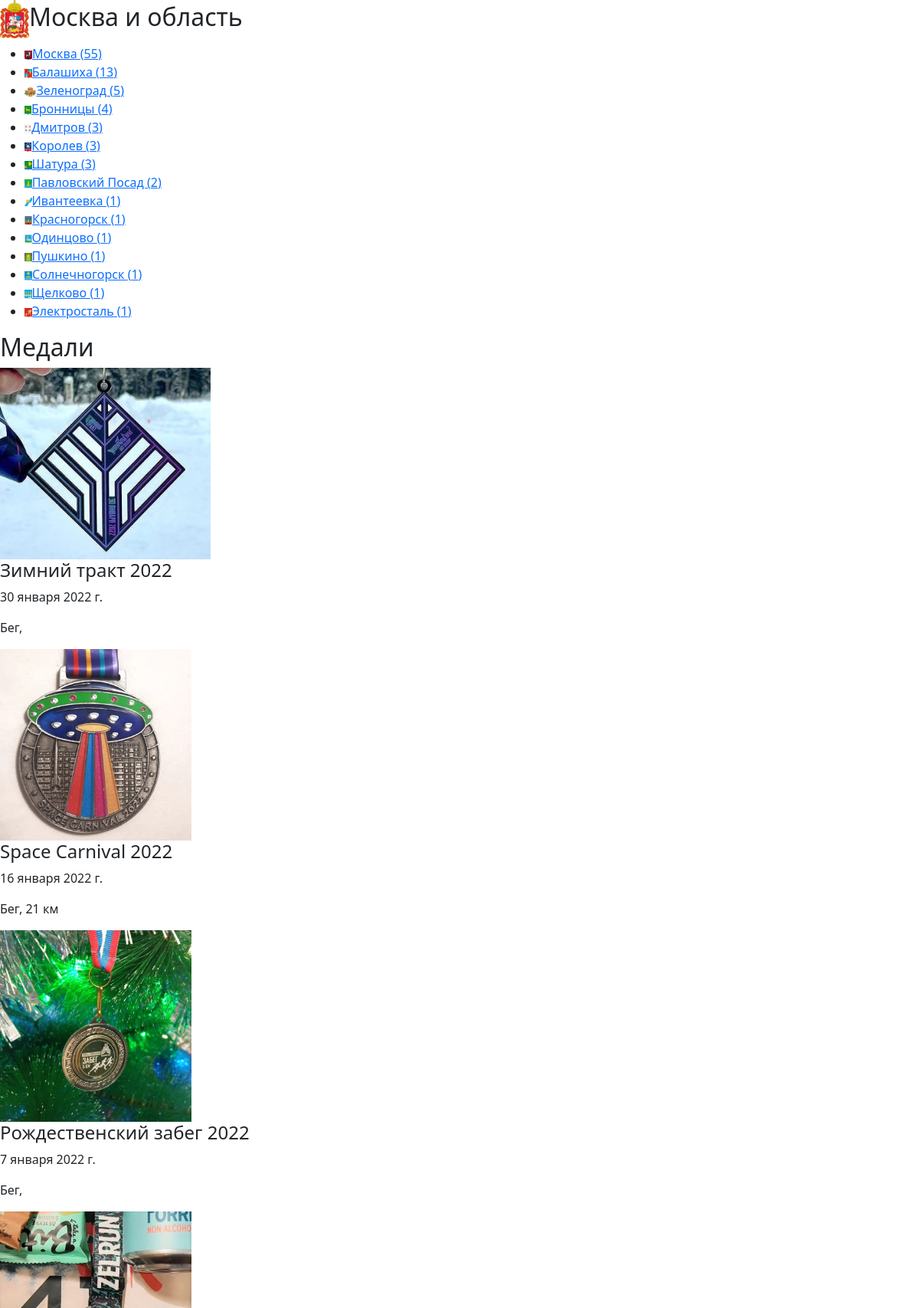
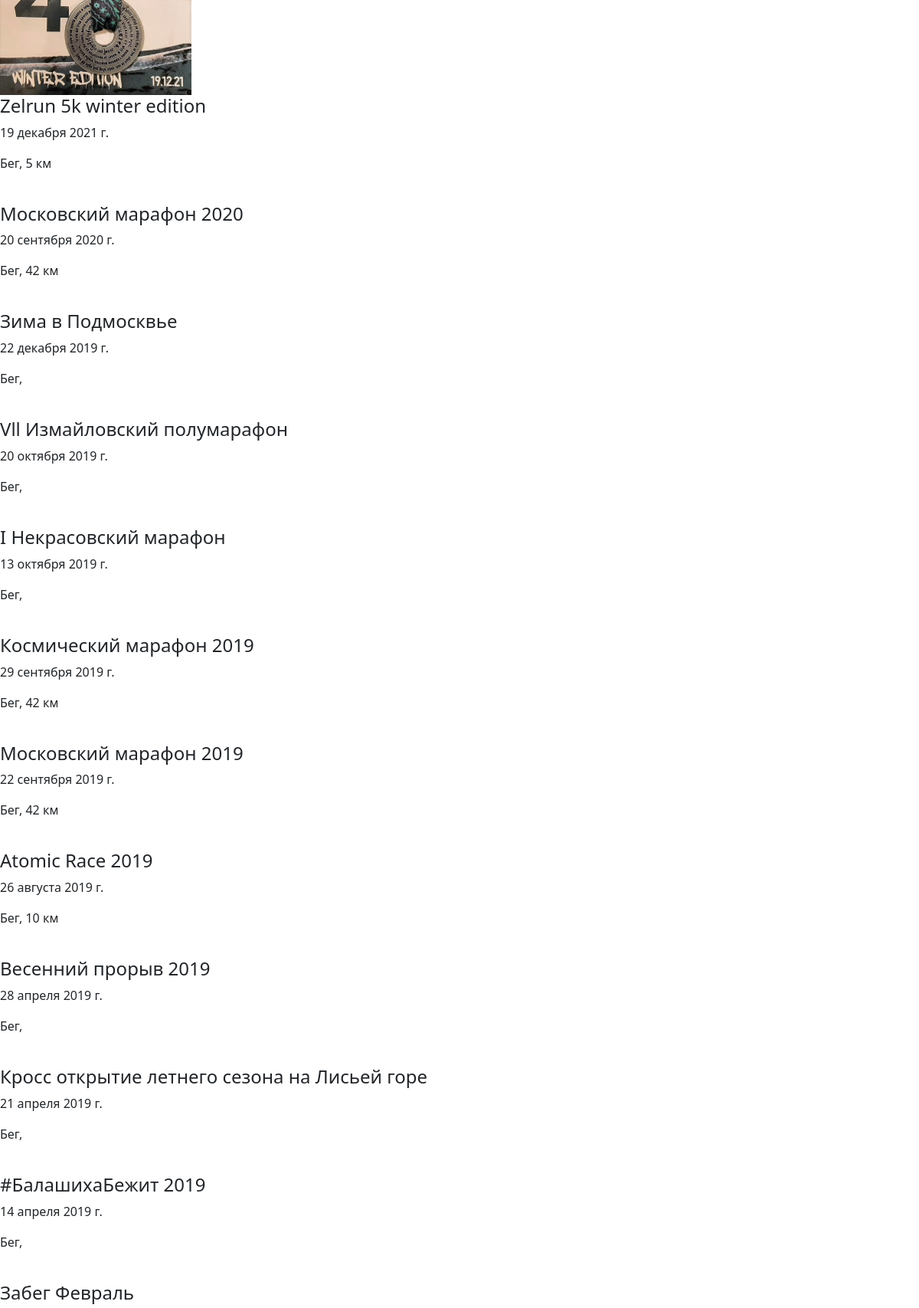
The page /region/1 (upper part) on the database its author committed (2 pictures, top to bottom).
### medals/models.py (models this page shows, shortened)
class Region(models.Model):
    country = models.ForeignKey(Country, on_delete = models.CASCADE)
    name = models.CharField(max_length = 200)
    count = models.IntegerField(default=0)
    flag_path = models.ImageField(blank = True, upload_to='static/images/flags/regions')
    def get_cities(self):
        return self.city_set.all().order_by('-count', 'name')

class City(models.Model):
    country = models.ForeignKey(Country, on_delete = models.CASCADE)
    region = ChainedForeignKey(
        Region,
        chained_field = "country",
        chained_model_field = "country",
        show_all=False,
        auto_choose=True,
        sort=True,
        blank=True, null=True,)
    name = models.CharField(max_length = 200)
    count = models.IntegerField(default = 0)
    flag_path = models.ImageField(blank = True, upload_to='static/images/flags/cities')

class Medal(models.Model):
    country = models.ForeignKey(Country, on_delete = models.CASCADE)
    region = ChainedForeignKey(
        Region,
        chained_field = "country",
        chained_model_field = "country",
        show_all=False,
        auto_choose=True,
        sort=True,
        blank=True, null=True)
    city = ChainedForeignKey(
        City,
        chained_field = "country",
        chained_model_field = "country",
        show_all=True,
        auto_choose=True,
        sort=True)
    sport = models.ForeignKey(Sport, on_delete = models.CASCADE, to_field='name', default='Бег')
    series = ChainedForeignKey(
        Series,
        chained_field = "org",
        chained_model_field = "org",
        show_all=True,
        auto_choose=False,
        sort=True,
        blank=True, null=True,)
    org = models.ForeignKey(Org, on_delete = models.CASCADE, blank = True, null=True)
    name = models.CharField(max_length = 200)
    date_added = models.DateField(auto_now = True)
    date = models.DateField(auto_now = False)
    distance = models.CharField(blank = True, max_length = 15)
    photo = models.ImageField(upload_to='static/images/medals/')
    photo_second = models.ImageField(blank = True, upload_to='static/images/medals')
    likes = models.IntegerField(default = 0)
    added_by = models.CharField(blank = True, max_length = 200, default='fatum')
    credentials = models.CharField(blank = True, max_length = 200, default='@fa_tum')

class Sport(models.Model):
    name = models.CharField(max_length = 200, unique = True)
    count = models.IntegerField(default = 0)
    descriprion = models.TextField(blank = True)
    logo = models.FileField(blank = True, upload_to='static/images/logos/sports')
    def __str__(self):
        return self.name

### medals/views.py (the view)
# urls.py: path('region/<int:id>', views.region),
def region(request, id):
    region = Region.objects.get(id=id)
    medals = Medal.objects.filter(region = id).order_by('-date')
    return render(request, 'medals/region.html', context={"region": region, "medals": medals})

### templates/medals/region.html (shortened to what this page needs)
<!DOCTYPE html>
{% load static %}
<html>
<head>
  <link href="https://cdn.jsdelivr.net/npm/bootstrap@5.1.3/dist/css/bootstrap.min.css" rel="stylesheet">
</head>
<body>
  <h2><img src="../{{ region.flag_path }}" height=50></img>{{region.name}}</h2>
    {% if region.get_cities.count > 0 %}
      <ul>
        {% for city in region.get_cities %}
          <li><a href="../city/{{city.id}}"><img src="../{{ city.flag_path }}" height=12></img>{{ city.name }} ({{ city.count }})</a></li>
        {% endfor %}
      </ul>
    {% endif %}
<h2>Медали</h2>
{% if medals.count > 0 %}
  {% for medal in medals %}
      <div>
        <img src="../{{ medal.photo}}" alt="" height=250>
        <h4>{{medal.name}}</h4>
        <p>{{medal.date}}</p>
        <p>{{medal.sport}}, {{medal.distance}}</p>
      </div>
  {% endfor %}
{% endif %}
</body>
</html>

### rows shown on the page
Region: flag_path (picture), name "Москва и область"
City: flag_path (picture), name "Москва", count "55"
City: flag_path (picture), name "Балашиха", count "13"
City: flag_path (picture), name "Зеленоград", count "5"
City: flag_path (picture), name "Бронницы", count "4"
City: flag_path (picture), name "Дмитров", count "3"
City: flag_path (picture), name "Королев", count "3"
City: flag_path (picture), name "Шатура", count "3"
City: flag_path (picture), name "Павловский Посад", count "2"
City: flag_path (picture), name "Ивантеевка", count "1"
City: flag_path (picture), name "Красногорск", count "1"
City: flag_path (picture), name "Одинцово", count "1"
City: flag_path (picture), name "Пушкино", count "1"
City: flag_path (picture), name "Солнечногорск", count "1"
City: flag_path (picture), name "Щелково", count "1"
City: flag_path (picture), name "Электросталь", count "1"
Medal: photo (picture), name "Зимний тракт 2022", date "30 января 2022 г.", sport "Бег"
Medal: photo (picture), name "Space Carnival 2022", date "16 января 2022 г.", sport "Бег", distance "21 км"
Medal: photo (picture), name "Рождественский забег 2022", date "7 января 2022 г.", sport "Бег"
Medal: photo (picture), name "Zelrun 5k winter edition", date "19 декабря 2021 г.", sport "Бег", distance "5 км"
Medal: name "Московский марафон 2020", date "20 сентября 2020 г.", sport "Бег", distance "42 км"
Medal: name "Зима в Подмосквье", date "22 декабря 2019 г.", sport "Бег"
Medal: name "Vll Измайловский полумарафон", date "20 октября 2019 г.", sport "Бег"
Medal: name "I Некрасовский марафон", date "13 октября 2019 г.", sport "Бег"
Medal: name "Космический марафон 2019", date "29 сентября 2019 г.", sport "Бег", distance "42 км"
Medal: name "Московский марафон 2019", date "22 сентября 2019 г.", sport "Бег", distance "42 км"
Medal: name "Atomic Race 2019", date "26 августа 2019 г.", sport "Бег", distance "10 км"
Medal: name "Весенний прорыв 2019", date "28 апреля 2019 г.", sport "Бег"
Medal: name "Кросс открытие летнего сезона на Лисьей горе", date "21 апреля 2019 г.", sport "Бег"
Medal: name "#БалашихаБежит 2019", date "14 апреля 2019 г.", sport "Бег"
Medal: name "Забег Февраль"
